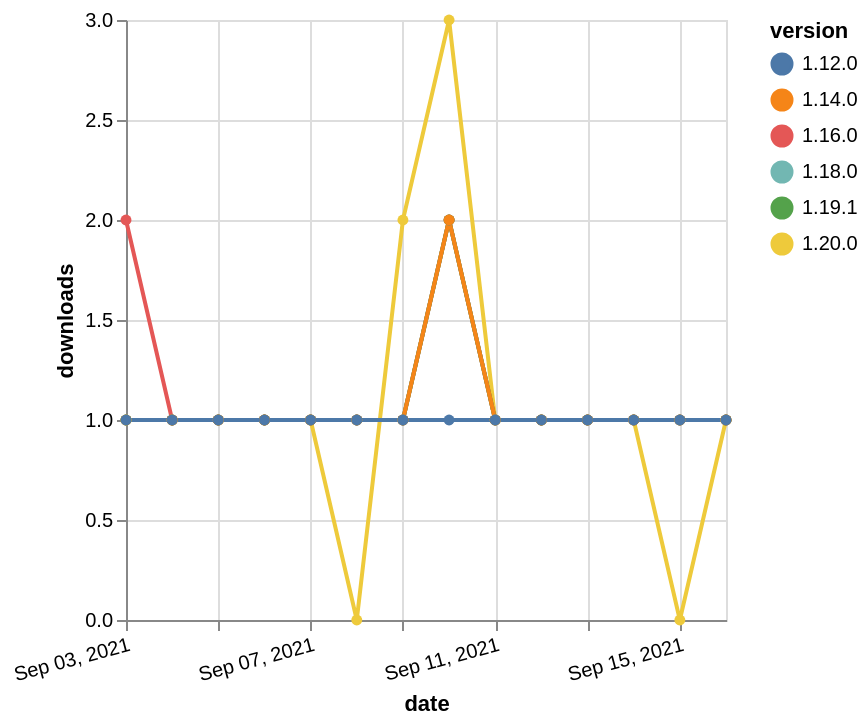

Express this chart as Vega-Lite.
### Vega-Lite specification from a JSON file in a GitHub repository (floating-point values rounded to 4 significant figures)
{"$schema": "https://vega.github.io/schema/vega-lite/v5.json", "description": "A simple bar chart with embedded data.", "data": {"values": [{"date": "2021-09-03", "total": 150, "delta": 1, "version": "1.18.0"}, {"date": "2021-09-04", "total": 151, "delta": 1, "version": "1.18.0"}, {"date": "2021-09-05", "total": 152, "delta": 1, "version": "1.18.0"}, {"date": "2021-09-06", "total": 153, "delta": 1, "version": "1.18.0"}, {"date": "2021-09-07", "total": 154, "delta": 1, "version": "1.18.0"}, {"date": "2021-09-08", "total": 155, "delta": 1, "version": "1.18.0"}, {"date": "2021-09-09", "total": 156, "delta": 1, "version": "1.18.0"}, {"date": "2021-09-10", "total": 158, "delta": 2, "version": "1.18.0"}, {"date": "2021-09-11", "total": 159, "delta": 1, "version": "1.18.0"}, {"date": "2021-09-12", "total": 160, "delta": 1, "version": "1.18.0"}, {"date": "2021-09-13", "total": 161, "delta": 1, "version": "1.18.0"}, {"date": "2021-09-14", "total": 162, "delta": 1, "version": "1.18.0"}, {"date": "2021-09-15", "total": 163, "delta": 1, "version": "1.18.0"}, {"date": "2021-09-16", "total": 164, "delta": 1, "version": "1.18.0"}, {"date": "2021-09-03", "total": 165, "delta": 1, "version": "1.20.0"}, {"date": "2021-09-04", "total": 166, "delta": 1, "version": "1.20.0"}, {"date": "2021-09-05", "total": 167, "delta": 1, "version": "1.20.0"}, {"date": "2021-09-06", "total": 168, "delta": 1, "version": "1.20.0"}, {"date": "2021-09-07", "total": 169, "delta": 1, "version": "1.20.0"}, {"date": "2021-09-08", "total": 169, "delta": 0, "version": "1.20.0"}, {"date": "2021-09-09", "total": 171, "delta": 2, "version": "1.20.0"}, {"date": "2021-09-10", "total": 174, "delta": 3, "version": "1.20.0"}, {"date": "2021-09-11", "total": 175, "delta": 1, "version": "1.20.0"}, {"date": "2021-09-12", "total": 176, "delta": 1, "version": "1.20.0"}, {"date": "2021-09-13", "total": 177, "delta": 1, "version": "1.20.0"}, {"date": "2021-09-14", "total": 178, "delta": 1, "version": "1.20.0"}, {"date": "2021-09-15", "total": 178, "delta": 0, "version": "1.20.0"}, {"date": "2021-09-16", "total": 179, "delta": 1, "version": "1.20.0"}, {"date": "2021-09-03", "total": 172, "delta": 2, "version": "1.16.0"}, {"date": "2021-09-04", "total": 173, "delta": 1, "version": "1.16.0"}, {"date": "2021-09-05", "total": 174, "delta": 1, "version": "1.16.0"}, {"date": "2021-09-06", "total": 175, "delta": 1, "version": "1.16.0"}, {"date": "2021-09-07", "total": 176, "delta": 1, "version": "1.16.0"}, {"date": "2021-09-08", "total": 177, "delta": 1, "version": "1.16.0"}, {"date": "2021-09-09", "total": 178, "delta": 1, "version": "1.16.0"}, {"date": "2021-09-10", "total": 180, "delta": 2, "version": "1.16.0"}, {"date": "2021-09-11", "total": 181, "delta": 1, "version": "1.16.0"}, {"date": "2021-09-12", "total": 182, "delta": 1, "version": "1.16.0"}, {"date": "2021-09-13", "total": 183, "delta": 1, "version": "1.16.0"}, {"date": "2021-09-14", "total": 184, "delta": 1, "version": "1.16.0"}, {"date": "2021-09-15", "total": 185, "delta": 1, "version": "1.16.0"}, {"date": "2021-09-16", "total": 186, "delta": 1, "version": "1.16.0"}, {"date": "2021-09-03", "total": 140, "delta": 1, "version": "1.19.1"}, {"date": "2021-09-04", "total": 141, "delta": 1, "version": "1.19.1"}, {"date": "2021-09-05", "total": 142, "delta": 1, "version": "1.19.1"}, {"date": "2021-09-06", "total": 143, "delta": 1, "version": "1.19.1"}, {"date": "2021-09-07", "total": 144, "delta": 1, "version": "1.19.1"}, {"date": "2021-09-08", "total": 145, "delta": 1, "version": "1.19.1"}, {"date": "2021-09-09", "total": 146, "delta": 1, "version": "1.19.1"}, {"date": "2021-09-10", "total": 148, "delta": 2, "version": "1.19.1"}, {"date": "2021-09-11", "total": 149, "delta": 1, "version": "1.19.1"}, {"date": "2021-09-12", "total": 150, "delta": 1, "version": "1.19.1"}, {"date": "2021-09-13", "total": 151, "delta": 1, "version": "1.19.1"}, {"date": "2021-09-14", "total": 152, "delta": 1, "version": "1.19.1"}, {"date": "2021-09-15", "total": 153, "delta": 1, "version": "1.19.1"}, {"date": "2021-09-16", "total": 154, "delta": 1, "version": "1.19.1"}, {"date": "2021-09-03", "total": 289, "delta": 1, "version": "1.14.0"}, {"date": "2021-09-04", "total": 290, "delta": 1, "version": "1.14.0"}, {"date": "2021-09-05", "total": 291, "delta": 1, "version": "1.14.0"}, {"date": "2021-09-06", "total": 292, "delta": 1, "version": "1.14.0"}, {"date": "2021-09-07", "total": 293, "delta": 1, "version": "1.14.0"}, {"date": "2021-09-08", "total": 294, "delta": 1, "version": "1.14.0"}, {"date": "2021-09-09", "total": 295, "delta": 1, "version": "1.14.0"}, {"date": "2021-09-10", "total": 297, "delta": 2, "version": "1.14.0"}, {"date": "2021-09-11", "total": 298, "delta": 1, "version": "1.14.0"}, {"date": "2021-09-12", "total": 299, "delta": 1, "version": "1.14.0"}, {"date": "2021-09-13", "total": 300, "delta": 1, "version": "1.14.0"}, {"date": "2021-09-14", "total": 301, "delta": 1, "version": "1.14.0"}, {"date": "2021-09-15", "total": 302, "delta": 1, "version": "1.14.0"}, {"date": "2021-09-16", "total": 303, "delta": 1, "version": "1.14.0"}, {"date": "2021-09-03", "total": 217, "delta": 1, "version": "1.12.0"}, {"date": "2021-09-04", "total": 218, "delta": 1, "version": "1.12.0"}, {"date": "2021-09-05", "total": 219, "delta": 1, "version": "1.12.0"}, {"date": "2021-09-06", "total": 220, "delta": 1, "version": "1.12.0"}, {"date": "2021-09-07", "total": 221, "delta": 1, "version": "1.12.0"}, {"date": "2021-09-08", "total": 222, "delta": 1, "version": "1.12.0"}, {"date": "2021-09-09", "total": 223, "delta": 1, "version": "1.12.0"}, {"date": "2021-09-10", "total": 224, "delta": 1, "version": "1.12.0"}, {"date": "2021-09-11", "total": 225, "delta": 1, "version": "1.12.0"}, {"date": "2021-09-12", "total": 226, "delta": 1, "version": "1.12.0"}, {"date": "2021-09-13", "total": 227, "delta": 1, "version": "1.12.0"}, {"date": "2021-09-14", "total": 228, "delta": 1, "version": "1.12.0"}, {"date": "2021-09-15", "total": 229, "delta": 1, "version": "1.12.0"}, {"date": "2021-09-16", "total": 230, "delta": 1, "version": "1.12.0"}]}, "width": "container", "mark": {"type": "line", "point": {"filled": true}}, "encoding": {"x": {"field": "date", "type": "temporal", "timeUnit": "yearmonthdate", "title": "date", "axis": {"labelAngle": -15}}, "y": {"field": "delta", "type": "quantitative", "title": "downloads"}, "color": {"field": "version", "type": "nominal"}, "tooltip": {"field": "delta"}}}
